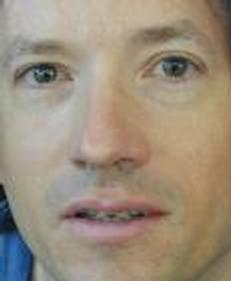
#> input picture src.jpg, 231 x 281 px
$ python PatchBasedTextureTransfer.py
#> lines starting #> are read from the running program, lines starting #| are printed output that depends on the picture
#> in main, img_source is the input picture: shape (281, 231, 3); mean B, G, R 124.7, 142.8, 156.7
#!/usr/bin/python
import cv2
import sys
from random import randint

import click
import numpy as np
from sklearn.feature_extraction import image


# [43 lines left out: functions print_progress, extract_patches, extract_texture_patches, get_best_texture_patch, not called in this run]


def ind2sub(n, width):
    return n // width, n % width


# [5 lines left out: function fill_output, not called in this run]


def get_luminace(img):
    ycc = cv2.cvtColor(img, cv2.COLOR_BGR2YCR_CB)
#> ycc: shape (281, 231, 3); mean of channels 0, 1, 2 144.9, 136.5, 116.6
    return ycc[:, :, 0]
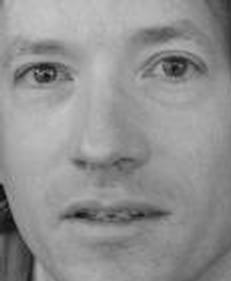
#> returned value: shape (281, 231); min 5, max 199, mean 144.9


def gaussian_blur(img, kernel=(9, 9), sigma=2):
#> called with kernel = (9, 9), sigma = 2
    return cv2.GaussianBlur(img, kernel, sigma)


# [25 lines left out: function texure_transfer, not called in this run]


@click.command()
@click.option('--source', '-s', default='src.jpg')
@click.option('--texure', '-t', default='textures/rice.png')
@click.option('--patch_sz', '-p', default=10)
@click.option('--overlap', '-o', default=5)
@click.option('--threshold_const', '-thr', default=3)
def main(source, texure, patch_sz, overlap, threshold_const):
    img_source = cv2.imread(source)
    img_texure = cv2.imread(texure)
    output = np.zeros(img_source.shape, np.uint8)

    img_source_y = gaussian_blur(get_luminace(img_source)).astype(np.int32)
    img_texure_y = gaussian_blur(get_luminace(img_texure)).astype(np.int32)
    output_y = output[:, :, 0]

    for j, i, y, x in texure_transfer(
            img_source_y, img_texure_y, output_y,
            patch_sz, overlap, threshold_const):
        fill_output(
            (y * patch_sz, x * patch_sz), output,
            (j, i), img_texure,
            patch_sz)
        output_y = output[:, :, 0]

    cv2.imwrite('%s_%s.png' % (source[:-4], texure[:-4]), output)
    cv2.imshow('output', output)
    cv2.waitKey()

if __name__ == '__main__':
#> (the run stopped early here; a loop or call above may not have finished)
